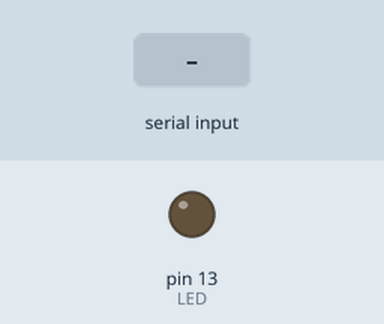
Simulated run of this sketch. Board: Arduino Uno, built with avr-gcc and run on an emulated ATmega328P. Parts: output pins drawn as LEDs (lit = HIGH). Dashed ring = blinking. Inputs (shaded band) come from the test bench. What the sketch prints to the serial monitor is not drawn.

Above: at 14.2 s.
14.3 s: "1" received over Serial
At 14.6 s:
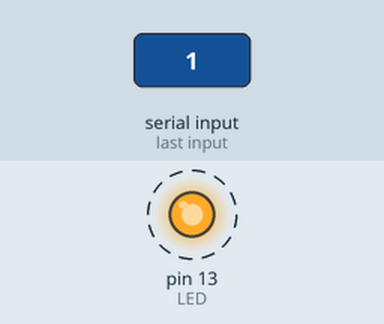
Timing chart, 0 to 23.3 s (numbered marks = the images above; inputs shaded):
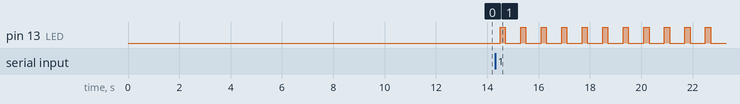

Measured:
- after the input at 14.3 s, pin 13 (LED): alternates HIGH for 0.20 s and LOW for 0.60 s, starting after 0.20 s

The sketch:

cofre.ino
```cpp
// Cofre 0: 9600 8N1>   <9600 8N1
// Cofre 1: 9600 8N1>   <19200 8N1
# define COFRE2


#define LED 13

#ifdef COFRE0
char msg[] = "RPI8N1"; // Cofre 0: 9600 8N1
#endif
#ifdef COFRE1
char msg[] = "uC 19200 8O1"; // Cofre 1: 19200 8N1
#endif
#ifdef COFRE2
char msg[] = "cP 115200 8E2"; // Cofre 1: 19200 8N1
#endif
char msgSize;
char i = 0;
char c = 0;
char erros = 0;
void setup()
{
  pinMode(LED, OUTPUT);
#ifdef COFRE0
  Serial.begin(9600,SERIAL_8N1);
#endif
#ifdef COFRE1
  Serial.begin(9600,SERIAL_8O1);
#endif
#ifdef COFRE2
  Serial.begin(38400,SERIAL_8E2);
#endif
  msgSize = sizeof(msg)-1;

  for( i=0; i<msgSize; i++ )
  {
    delay(500);
    Serial.write(msg[i]);
    delay(500);
  }

  i = 0;
  c = 0;
  erros = 0;
#ifdef COFRE0
  Serial.begin(9600,SERIAL_8N1);
#endif
#ifdef COFRE1
  Serial.begin(19200,SERIAL_8O1);
#endif
#ifdef COFRE2
  Serial.begin(115200,SERIAL_8E2);
#endif
}

void loop()
{
  if(Serial.available() > 0 )
  {
    c = Serial.read();
    erros += (c != msg[i]) ? 1:0;
    ++i;
  }

  if( i >= msgSize )
  {
    if( erros )
      Serial.print("Erro: Nao entre em panico!");
    else
      Serial.print("Obrigado pelos peixes!");
    while( 1 )
    {
      if( erros )
      {
        digitalWrite(LED, 1);
        delay(100);
        digitalWrite(LED, 0);
        delay(100);
      }
      else
        digitalWrite(LED, 1);
    }
  }

  for( char j=0; j<i; j++ )
  {
    digitalWrite(LED, 1);
    delay(200);
    digitalWrite(LED, 0);
    delay(100);
  }
  delay(500);
}
```
